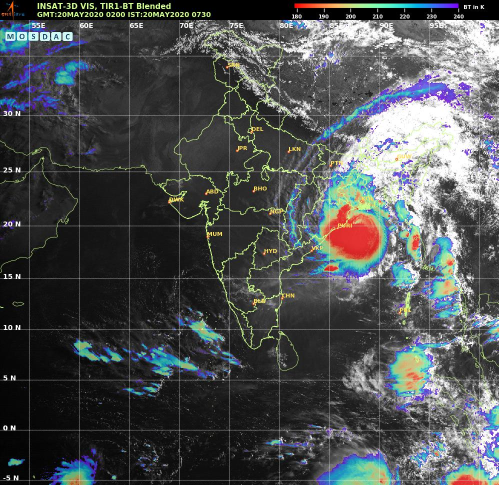
#> input picture Dilution_Script/image.jpg, 997 x 969 px (shown at 1/2 size)
$ jupyter execute dilution_script.ipynb   (older library calls are emulated)
#> lines starting #> are read from the running program, lines starting #| are printed output that depends on the picture
[cell 1]
import cv2

[cell 2]
import numpy as np

[cell 3]
import matplotlib.pyplot as plt

[cell 4]
l_img = cv2.imread('image.jpg')
#> l_img is the input picture: shape (969, 997, 3); mean B, G, R 80.6, 79.7, 76.6

[cell 5]
img = l_img[470:,300:,:]
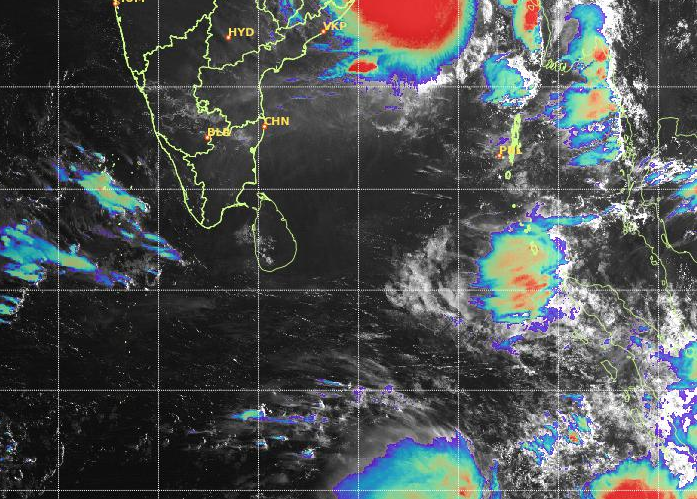
#> img: shape (499, 697, 3); mean B, G, R 81.9, 81.2, 76.9

[cell 6]
plt.imshow(img, cmap='gray')

[cell 7]
kernel1 = np.ones( (3,3), dtype=np.uint8 )

[cell 8]
erode_img1 = cv2.erode(img,kernel1,iterations=2)
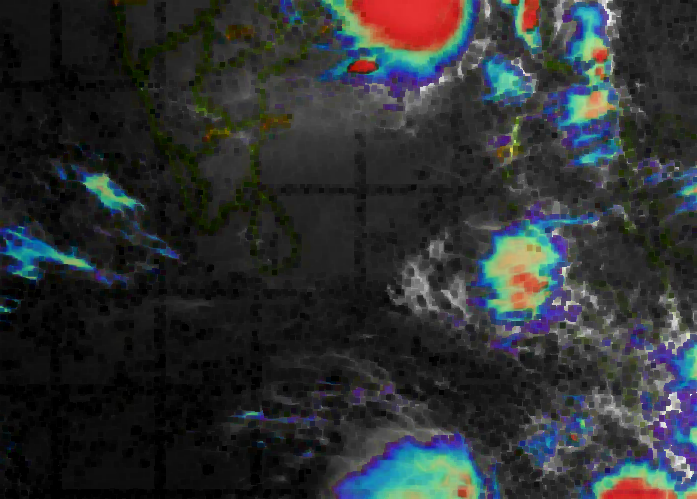
#> erode_img1: shape (499, 697, 3); mean B, G, R 49.8, 48.6, 45.1
dil_img1 = cv2.dilate(erode_img1,kernel1)
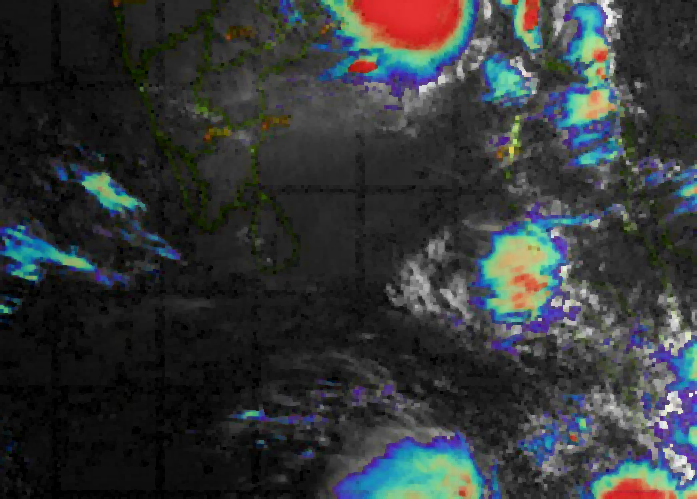
#> dil_img1: shape (499, 697, 3); mean B, G, R 56.4, 55.2, 51.3

cv2.imshow('1',img)

cv2.imshow('2',erode_img1)
cv2.imwrite('img.png', erode_img1)

cv2.imshow('3',dil_img1)


cv2.waitKey()
cv2.destroyAllWindows()
